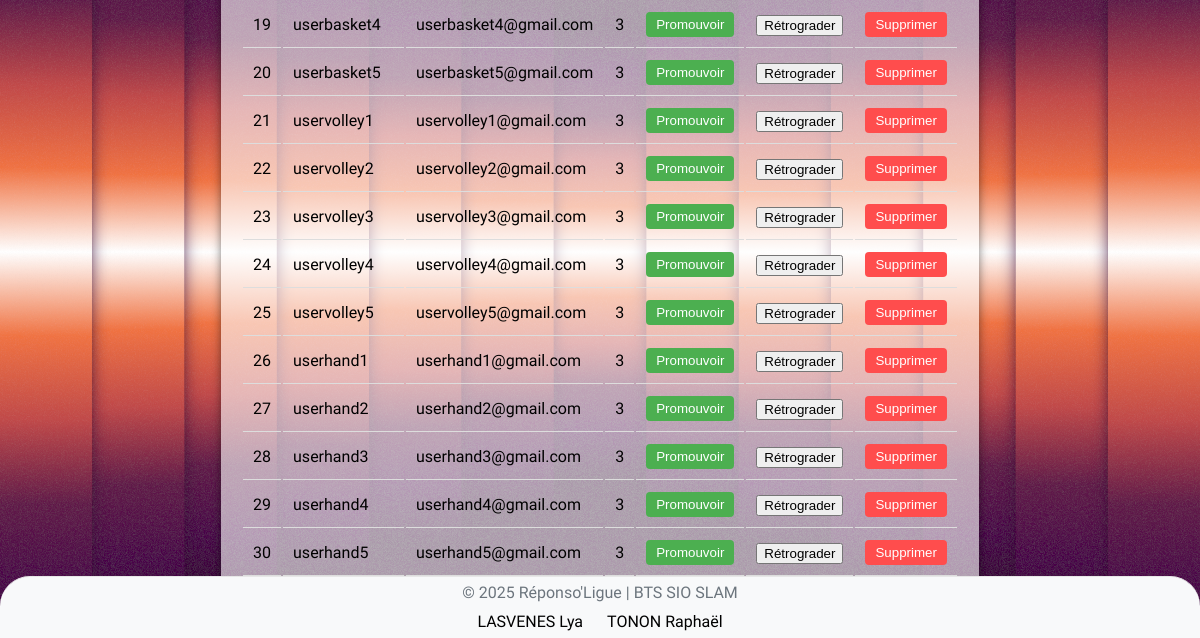
The app's page /FAQ/administrateur/AdminSup.php (lower part), older data.
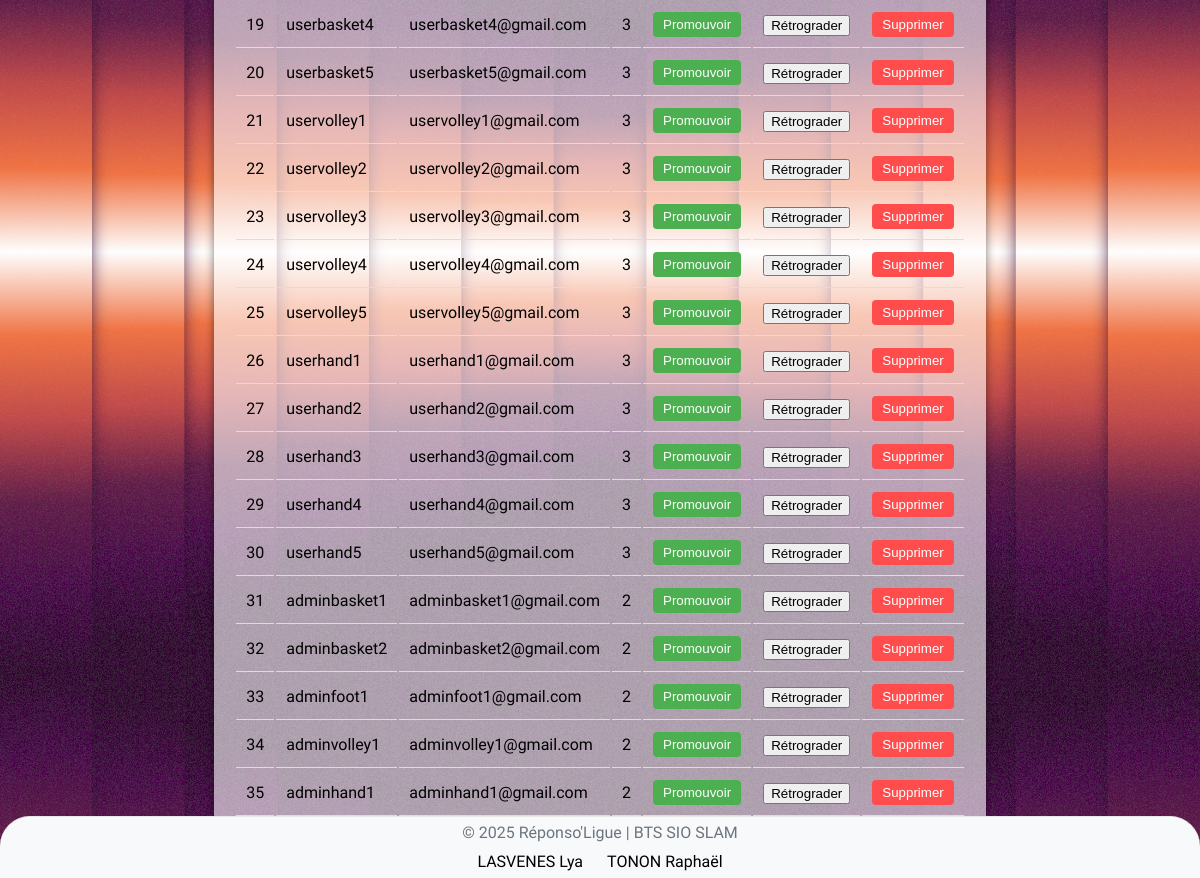
The same page, newer data.
### tables this page shows
CREATE TABLE `user` (
  `id_user` bigint(11) NOT NULL,
  `pseudo` varchar(20) DEFAULT NULL,
  `mdp` varchar(255) DEFAULT NULL,
  `mail` varchar(50) DEFAULT NULL,
  `id_usertype` bigint(11) DEFAULT NULL,
  `id_ligue` bigint(11) DEFAULT NULL
);

### FAQ/components/msglist.php (called while the page is built, shortened)
<?php
$servername = "localhost";
$username = "root";
$password = "";
$dbname = "app-faq_m2l";
$conn = new mysqli($servername, $username, $password, $dbname);
function fetchUsers($id_user = null) {
    global $conn;
    if ($id_user !== null) {
        $sql = "SELECT * FROM user WHERE id_user = " . intval($id_user);
    } else {
        $sql = "SELECT * FROM user";
    }
    $result = $conn->query($sql);
    $userData = [];
    if ($result) {
        if ($result->num_rows > 0) {
            while ($row = $result->fetch_assoc()) {
                $userData[] = $row;
            }
        }
    }
    return $userData;
}
$userData = fetchUsers();
?>

### FAQ/administrateur/AdminSup.php (the view, shortened to what this page needs)
<!DOCTYPE html>
<html lang="en">
<head>
<?php
    include "../components/header.php";
    include "../components/msglist.php";
    $userdata = fetchUsers();
?>
</head>
<body class="magicpattern">
        <div class="flex-landing">
            <div class="table-container">
                <table class="user-table">
                    <tbody >
                        <?php foreach($userdata as $user): ?>
                        <tr>
                            <td><?= $user['id_user'] ?></td>
                            <td><?= $user['pseudo'] ?></td>
                            <td><?= $user['mail'] ?></td>
                            <td><?= $user['id_usertype'] ?></td>
                            <td>
                                <form method="post">
                                    <button type="submit" class="btn-promote">Promouvoir</button>
                                </form>
                            </td>
                            <td>
                                <form method="post">
                                    <button type="submit" class="btn-demote">Rétrograder</button>
                                </form>
                            <td>
                                <form method="post" onsubmit="return confirm('Êtes-vous sûr de vouloir supprimer cet utilisateur?');">
                                    <button type="submit" class="btn-delete">Supprimer</button>
                                </form>
                            </td>
                        </tr>
                        <?php endforeach; ?>
                    </tbody>
                </table>
            </div>
        </div>
<?php include '../../FAQ/components/footer.php'; ?>
</body>
</html>

### FAQ/components/header.php (shortened to what this page needs)
<?php
$currentFile = basename($_SERVER['PHP_SELF']);
switch ($currentFile) {
    case in_array($currentFile, ['AdminBask.php', 'AdminFoot.php', 'AdminHand.php', 'AdminVolle.php', 'AdminSup.php']):
        echo '<link rel="stylesheet" href="../../style/main.css">
        <link rel="stylesheet" href="../../style/magicpatrnhome.css">';
        break;
}
?>

### FAQ/components/footer.php
<footer>
    <div class="container">
        <p>&copy; <?= date("Y"); ?> Réponso'Ligue | BTS SIO SLAM</p>
        <ul>
            <li>LASVENES Lya</li>
            <li>TONON Raphaël</li>
        </ul>
    </div>
</footer>

### style/main.css (style rules this page uses)
html { font-size: 16px; font-family: "Ubuntu", sans-serif; line-height: 1.5; }
body, p { margin: 0; padding: 0; box-sizing: border-box; }
footer { position: fixed; bottom: 0; width: 100%; background-color: #f8f9fa; padding: 4px 0; text-align: center; border-top: 1px solid #e7e7e7; border-top-left-radius: 30px; border-top-right-radius: 30px; z-index: 5; }
footer .container { margin: 0 auto; }
footer p { margin: 0; color: #6c757d; }
footer ul { list-style: none; padding: 0; margin: 5px 0 0; }
footer ul li { display: inline; margin: 0 10px; transition: 0.4s; }
.flex-landing { display: flex; justify-content: center; align-items: center; margin-bottom: 5vh; top: 15vh; position: relative; }
.user-table { display: flex; flex-direction: column; align-items: center; max-width: 80vw; margin-bottom: 5vh; background-color: rgba(255, 255, 255, 0.6); border-radius: 8px; box-shadow: 0 0 10px rgba(0, 0, 0, 0.5); padding: 20px; }
.user-table .btn-delete { background-color: #ff4d4d; color: white; border: none; padding: 5px 10px; border-radius: 4px; cursor: pointer; }
.user-table .btn-promote { background-color: #4CAF50; color: white; border: none; padding: 5px 10px; border-radius: 4px; cursor: pointer; }

Row changes from the older to the newer data that the page shows:
added user: id_user "31", pseudo "adminbasket1", mail "adminbasket1@gmail.com", id_usertype "2"
added user: id_user "32", pseudo "adminbasket2", mail "adminbasket2@gmail.com", id_usertype "2"
added user: id_user "33", pseudo "adminfoot1", mail "adminfoot1@gmail.com", id_usertype "2"
added user: id_user "34", pseudo "adminvolley1", mail "adminvolley1@gmail.com", id_usertype "2"
added user: id_user "35", pseudo "adminhand1", mail "adminhand1@gmail.com", id_usertype "2"
